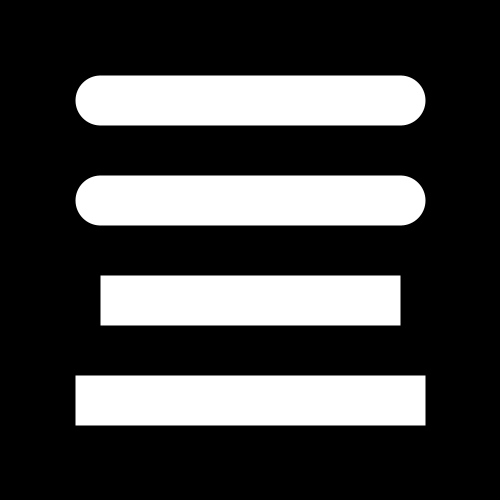
Frame 1 (no input)
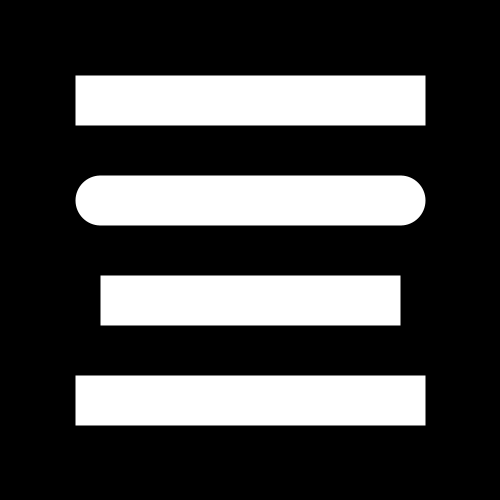
Frame 60 (the mouse pressed at the canvas centre just before this capture)
Frame 120 (the mouse held since frame 60 and released just before this capture): identical to frame 60, image omitted

The Processing sketch that drew these frames (run headless with seeded random() and noise(); from frame 60 on, the mouse is pressed at the canvas centre):

// Processing sketch: strokeCap_
// ── strokeCap_.pde
/* Spencer Mathews
 *
 * Demonstrate use of strokeCap
 */

// correct docs! default seems to be project! they are wrong!
//https://processing.org/reference/strokeCap_.html

void setup() {
  size(500, 500);
}

void draw() {
  background(0);

  stroke(255);
  strokeWeight(50);

  line(100, 100, 400, 100);

  strokeCap(ROUND);
  line(100, 200, 400, 200);

  strokeCap(SQUARE);
  line(100, 300, 400, 300);

  strokeCap(PROJECT);
  line(100, 400, 400, 400);

  // example from https://processing.org/reference/strokeCap_.html
  //strokeWeight(12.0);
  //line(20, 10, 80, 10);
  //strokeCap(ROUND);
  //line(20, 30, 80, 30);
  //strokeCap(SQUARE);
  //line(20, 50, 80, 50);
  //strokeCap(PROJECT);
  //line(20, 70, 80, 70);
}
